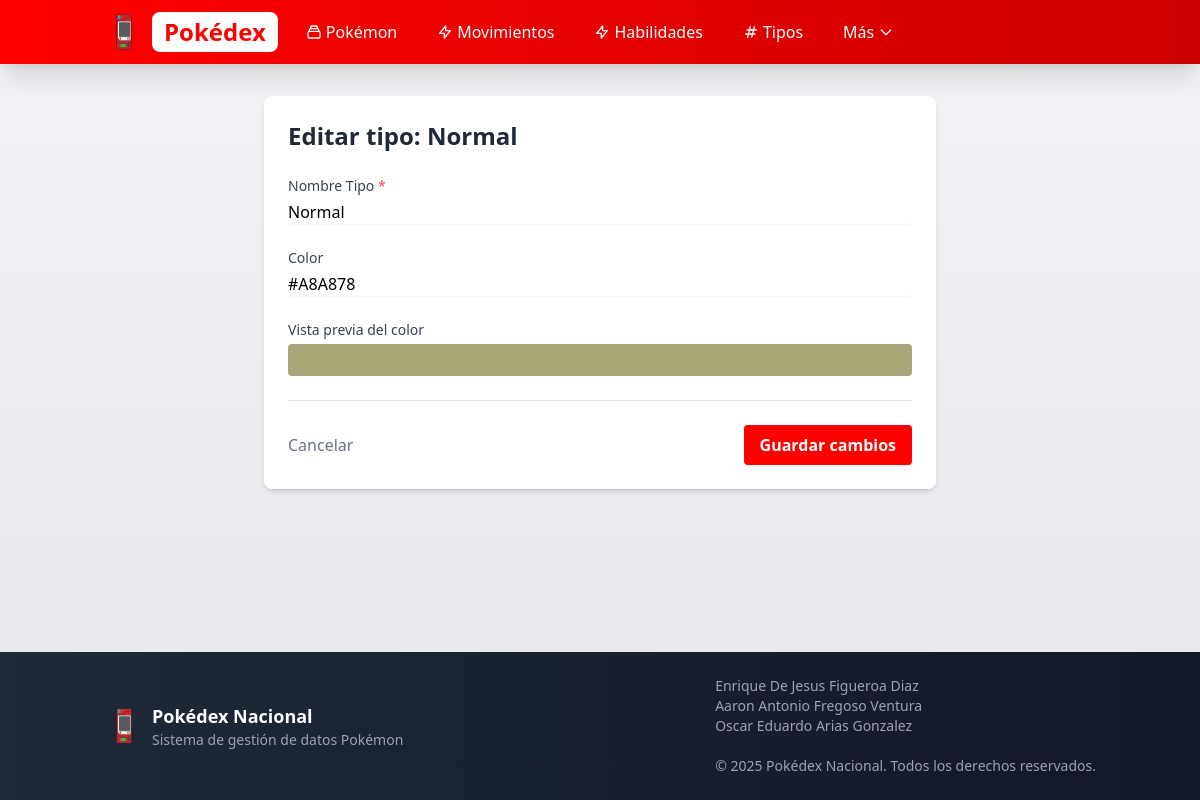
/tipos/1/edit/, run on the app's committed database.
### pokedex/models.py (models this page shows, shortened)
class Tipo(models.Model):
    Nombre_Tipo = models.CharField(max_length=50, unique=True)
    Color = models.CharField(max_length=20, blank=True, null=True)  # Para estilos CSS
    class Meta:
        verbose_name = "Tipo"
        verbose_name_plural = "Tipos"

### pokedex/views.py (the view, shortened to what this page needs)
# urls.py: path('tipos/<int:pk>/edit/', views.TipoUpdateView.as_view(), name='tipo_update'),
class TipoUpdateView(generic.UpdateView):
    model = Tipo
    form_class = TipoForm
    template_name = 'pokedex/tipo_form.html'
    def get(self, request, *args, **kwargs):
        return super().get(request, *args, **kwargs)

### pokedex/forms.py
class TipoForm(forms.ModelForm):
    class Meta:
        model = Tipo
        fields = ['Nombre_Tipo', 'Color']
        widgets = {
            'Nombre_Tipo': forms.TextInput(attrs={'class': input_class, 'placeholder': 'Nombre del tipo'}),
            'Color': forms.TextInput(attrs={'class': input_class, 'placeholder': 'Color (hex o nombre)'}),
        }

### pokedex/templates/pokedex/tipo_form.html (shortened to what this page needs)
{% extends 'pokedex/base.html' %}
{% load static %}
{% block content %}
<div class="container mx-auto px-4 py-8">
    <div class="max-w-2xl mx-auto bg-white rounded-lg shadow-md overflow-hidden">
        <div class="p-6">
            <h1 class="text-2xl font-bold text-gray-800 mb-6">
                {% if form.instance.id %}
                    Editar tipo: {{ form.instance.Nombre_Tipo }}
                {% else %}
                    Registrar nuevo tipo
                {% endif %}
            </h1>
            <form method="post" class="space-y-6">
                {% for field in form %}
                <div class="mb-4">
                    <label for="{{ field.id_for_label }}" class="block text-sm font-medium text-gray-700 mb-1">
                        {{ field.label }}
                        {% if field.field.required %}
                            <span class="text-red-500">*</span>
                        {% endif %}
                    </label>
                    {{ field }}
                </div>
                {% endfor %}
                {% if form.instance.Color %}
                <div class="mt-4 mb-6">
                    <label class="block text-sm font-medium text-gray-700 mb-1">Vista previa del color</label>
                    <div class="w-full h-8 rounded" id="color-preview" style="background-color: {{ form.instance.Color }};"></div>
                </div>
                {% endif %}
                <div class="flex justify-between items-center mt-8 pt-6 border-t">
                    <a href="{% if form.instance.id %}{% url 'tipo_detail' form.instance.id %}{% else %}{% url 'tipo_list' %}{% endif %}"
                       class="text-gray-500 hover:text-gray-700">
                        Cancelar
                    </a>
                    <button type="submit"
                            class="bg-pokemon-red hover:bg-red-700 text-white font-bold py-2 px-4 rounded">
                        {% if form.instance.id %}
                            Guardar cambios
                        {% else %}
                            Crear tipo
                        {% endif %}
                    </button>
                </div>
            </form>
        </div>
    </div>
</div>
{% endblock %}

### data on the page
Tipo: instance.Nombre_Tipo "Normal", form "Normal" "#A8A878"

### other printed values
{{ field.label }} "Nombre Tipo" "Color"
